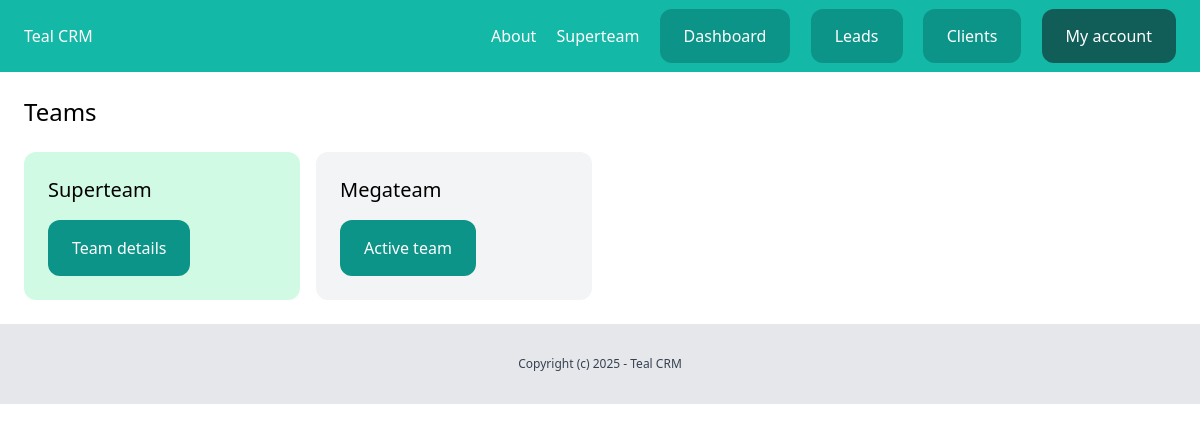
Page /dashboard/teams/ (signed in) on the committed database.
### team/models.py (models this page shows, shortened)
class Team(models.Model):
    plan = models.ForeignKey(Plan, related_name='teams', blank=True, null=True, on_delete=models.CASCADE)
    name = models.CharField(max_length=100)
    members = models.ManyToManyField(User, related_name='teams')
    created_by = models.ForeignKey(User, related_name='created_teams', on_delete=models.CASCADE)
    created_at = models.DateTimeField(auto_now_add=True)

### team/views.py (the view)
# urls.py: path('', views.teams_list, name='list'),
@login_required
def teams_list(request):
    teams = Team.objects.filter(members__in=[request.user])
    return render(request, 'team/teams_list.html', {'teams': teams})

### team/context_processors.py (called while the page is built)
def active_team(request):
    if request.user.is_authenticated:
        if request.user.userprofile.active_team:
            active_team = request.user.userprofile.active_team
        else:
            active_team = Team.objects.filter(created_by=request.user)[0]
    else:
        active_team = None
    return {'team': active_team}

### team/templates/team/teams_list.html (shortened to what this page needs)
{% extends "core/base.html" %}
{% block content %}
    <div class="py-6 px-6">
        <h1 class="mb-6 text-2xl">Teams</h1>
        <div class="grid grid-cols-4 gap-4">
            {% for team in teams %}
                <div class="{% if team == request.user.userprofile.active_team %} bg-emerald-100 {% else %} bg-gray-100 {% endif %} rounded-xl p-6">
                    <h2 class="mb-4 text-xl"> {{ team.name }} </h2>
                    {% if team == request.user.userprofile.active_team %}
                        <a href="{% url 'team:detail' team.id %}" class="inline-block py-4 px-6 bg-teal-600 rounded-xl text-white">Team details</a>
                    {% else %}
                        <a href="{% url 'team:activate' team.id %}" class="inline-block py-4 px-6 bg-teal-600 rounded-xl text-white">Active team</a>
                    {% endif %}
                </div>
            {% endfor %}
        </div>
    </div>
{% endblock %}

### core/templates/core/partials/nav.html
<nav class="py-6 px-6 flex justify-between bg-teal-500">
            <a href="/" class="text-white">Teal CRM</a>
            <div class="space-x-4">
            	<a href="{% url 'about' %}" class="text-white">About</a>
                {% if request.user.is_authenticated %}
                    <a href="{% url 'team:detail' team.id %}" class="text-white">{{ team.name }}</a>
                    <a href="{% url 'dashboard:index' %}" class="py-4 px-6 bg-teal-600 rounded-xl text-white">Dashboard</a>
                    <a href="{% url 'leads:list' %}" class="py-4 px-6 bg-teal-600 rounded-xl text-white">Leads</a>
                    <a href="{% url 'clients:list' %}" class="py-4 px-6 bg-teal-600 rounded-xl text-white">Clients</a>
                    <a href="{% url 'user_profile:myaccount' %}" class="py-4 px-6 bg-teal-800 rounded-xl text-white">My account</a>
                {% else %}
                    <a href="{% url 'login' %}" class="py-4 px-6 bg-teal-600 rounded-xl text-white">Log in</a>
                    <a href="{% url 'user_profile:signup' %}" class="py-4 px-6 bg-teal-300 rounded-xl text-white">Sign up</a>
                {% endif %}
            </div>
        </nav>

### rows in the picture
Team: name "Superteam", shows "Team details"
Team: name "Megateam", shows "Active team"
